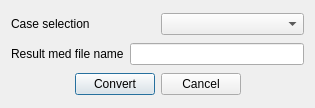
<?xml version="1.0" encoding="UTF-8"?>
<ui version="4.0">
 <class>ECSConversionDialog</class>
 <widget class="QDialog" name="ECSConversionDialog">
  <property name="geometry">
   <rect>
    <x>0</x>
    <y>0</y>
    <width>315</width>
    <height>108</height>
   </rect>
  </property>
  <property name="windowTitle">
   <string>Mesh convertion to MED</string>
  </property>
  <layout class="QVBoxLayout" name="verticalLayout_2">
   <item>
    <layout class="QHBoxLayout">
     <item>
      <widget class="QLabel" name="CaseLabel">
       <property name="text">
        <string>Case selection</string>
       </property>
       <property name="wordWrap">
        <bool>false</bool>
       </property>
      </widget>
     </item>
     <item>
      <widget class="QComboBox" name="CaseCB"/>
     </item>
    </layout>
   </item>
   <item>
    <layout class="QHBoxLayout">
     <item>
      <widget class="QLabel" name="ResultLabel">
       <property name="text">
        <string>Result med file name</string>
       </property>
       <property name="wordWrap">
        <bool>false</bool>
       </property>
      </widget>
     </item>
     <item>
      <widget class="QLineEdit" name="ResultNameLE"/>
     </item>
    </layout>
   </item>
   <item>
    <layout class="QHBoxLayout">
     <item>
      <spacer name="spacer2_2">
       <property name="orientation">
        <enum>Qt::Horizontal</enum>
       </property>
       <property name="sizeType">
        <enum>QSizePolicy::Expanding</enum>
       </property>
       <property name="sizeHint" stdset="0">
        <size>
         <width>61</width>
         <height>20</height>
        </size>
       </property>
      </spacer>
     </item>
     <item>
      <widget class="QPushButton" name="ConvertBtn">
       <property name="text">
        <string>Convert</string>
       </property>
      </widget>
     </item>
     <item>
      <widget class="QPushButton" name="CancelBtn">
       <property name="text">
        <string>Cancel</string>
       </property>
      </widget>
     </item>
     <item>
      <spacer name="spacer2">
       <property name="orientation">
        <enum>Qt::Horizontal</enum>
       </property>
       <property name="sizeType">
        <enum>QSizePolicy::Expanding</enum>
       </property>
       <property name="sizeHint" stdset="0">
        <size>
         <width>61</width>
         <height>20</height>
        </size>
       </property>
      </spacer>
     </item>
    </layout>
   </item>
  </layout>
 </widget>
 <layoutdefault spacing="6" margin="11"/>
 <pixmapfunction>qPixmapFromMimeSource</pixmapfunction>
 <resources/>
 <connections>
  <connection>
   <sender>CancelBtn</sender>
   <signal>clicked()</signal>
   <receiver>ECSConversionDialog</receiver>
   <slot>reject()</slot>
   <hints>
    <hint type="sourcelabel">
     <x>20</x>
     <y>20</y>
    </hint>
    <hint type="destinationlabel">
     <x>20</x>
     <y>20</y>
    </hint>
   </hints>
  </connection>
  <connection>
   <sender>ConvertBtn</sender>
   <signal>clicked()</signal>
   <receiver>ECSConversionDialog</receiver>
   <slot>accept()</slot>
   <hints>
    <hint type="sourcelabel">
     <x>20</x>
     <y>20</y>
    </hint>
    <hint type="destinationlabel">
     <x>20</x>
     <y>20</y>
    </hint>
   </hints>
  </connection>
 </connections>
</ui>
